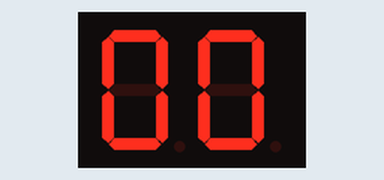
This sketch was run on a simulated Arduino Uno, built with avr-gcc and run on an emulated ATmega328P. Parts: 2-digit seven-segment display. Wiring (inferred from the names in the program): 2-digit 7-segment display, segments lit when HIGH: segments pin 4, pin 5, pin 10, pin 9, pin 8, pin 3, pin 2; digit selects pin 12, pin 13. The segment pins are drawn as the display they are named for.

Above: at 0.1 s.
At 4.2 s:
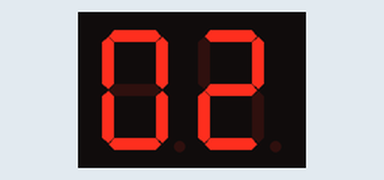
At 8.3 s:
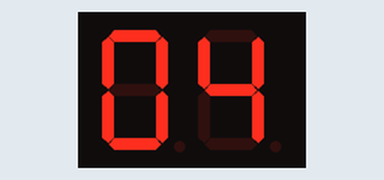
At 18.4 s:
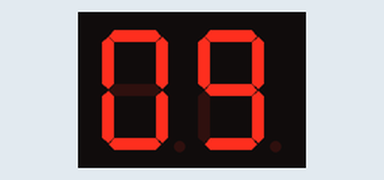
At 26.6 s:
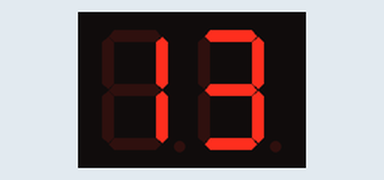
At 36.7 s:
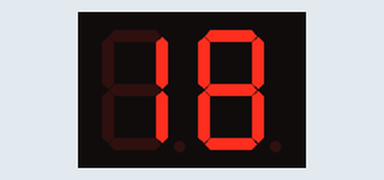

The sketch:

7Segments.ino
```cpp
const int interval = 1000;

const int A = 4;
const int B = 5;
const int C = 10;
const int D = 9;
const int E = 8;
const int F = 3;
const int G = 2;
const int COM1 = 12;
const int COM2 = 13;

const int numbers[][7] = {
  {A, B, C, D, E, F},
  {B, C},
  {A, B, D, E, G},
  {A, B, C, D, G},
  {B, C, G, F},
  {A, C, D, F, G},
  {A, C, D, E, F, G},
  {A, B, C},
  {A, B, C, D, E, F, G},
  {A, B, C, D, F, G},
};

void allLow() {
  digitalWrite(A, LOW);
  digitalWrite(B, LOW);
  digitalWrite(C, LOW);
  digitalWrite(D, LOW);
  digitalWrite(E, LOW);
  digitalWrite(F, LOW);
  digitalWrite(G, LOW);
  digitalWrite(COM1, LOW);
  digitalWrite(COM2, LOW);
}

void setSegment(int COM, int num) {
  allLow();
  digitalWrite(COM, HIGH);
  for (int i : numbers[num]) {
    digitalWrite(i, HIGH);
  }
}

int number = 0;

void setup() {
  // put your setup code here, to run once:
  pinMode(A, OUTPUT);
  pinMode(B, OUTPUT);
  pinMode(C, OUTPUT);
  pinMode(D, OUTPUT);
  pinMode(E, OUTPUT);
  pinMode(F, OUTPUT);
  pinMode(G, OUTPUT);
  pinMode(COM1, OUTPUT);
  pinMode(COM2, OUTPUT);
}

void loop() {
  // put your main code here, to run repeatedly:
  for (int i = 0; i < interval/5; i++) {
     setSegment(COM1, number%10);
     delay(5);
     setSegment(COM2, number/10);
     delay(5);
  }
  if (++number == 100) {
    number = 0;
  }
}
```

Measured:
- what the display in image 0 shows lasts 2.1 s, from 0.0 s to 2.1 s
- what the display in image 5 shows lasts 2.0 s, from 36.7 s to 38.7 s
